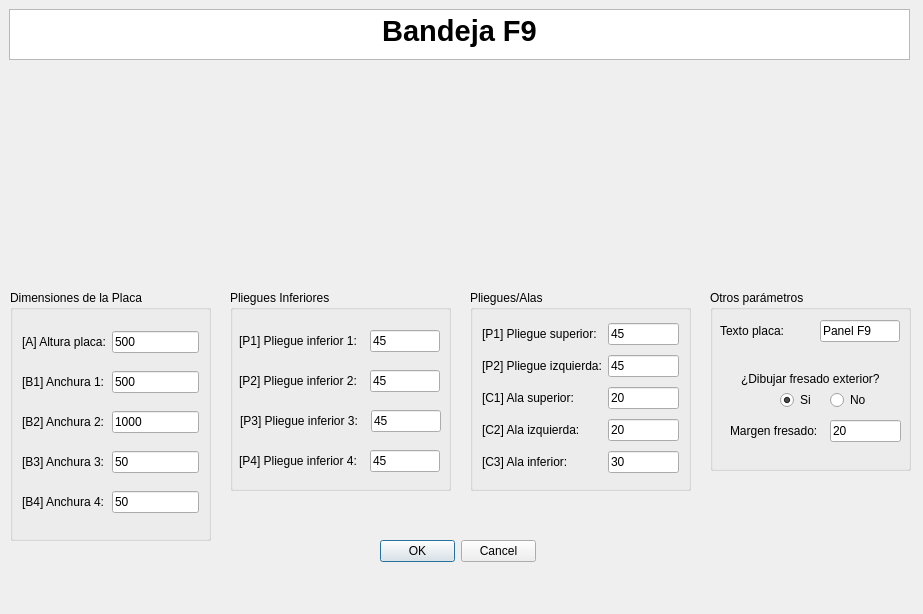
<?xml version="1.0" encoding="UTF-8"?>
<ui version="4.0">
 <class>MyPositionDialog</class>
 <widget class="QDialog" name="MyPositionDialog">
  <property name="geometry">
   <rect>
    <x>0</x>
    <y>0</y>
    <width>923</width>
    <height>614</height>
   </rect>
  </property>
  <property name="windowTitle">
   <string>Enter Position</string>
  </property>
  <property name="whatsThis">
   <string>&lt;html&gt;&lt;head/&gt;&lt;body&gt;&lt;p&gt;Esta ventana de KSDpanel te permite introducir todas las medidas correspondientes del panel seleccionado.&lt;/p&gt;&lt;p&gt;Recuerda que todas las medidas deben de ir en milimetros (mm).&lt;/p&gt;&lt;/body&gt;&lt;/html&gt;</string>
  </property>
  <widget class="QDialogButtonBox" name="buttonBox">
   <property name="geometry">
    <rect>
     <x>380</x>
     <y>540</y>
     <width>156</width>
     <height>23</height>
    </rect>
   </property>
   <property name="orientation">
    <enum>Qt::Horizontal</enum>
   </property>
   <property name="standardButtons">
    <set>QDialogButtonBox::Cancel|QDialogButtonBox::Ok</set>
   </property>
  </widget>
  <widget class="QTextBrowser" name="textBrowser">
   <property name="geometry">
    <rect>
     <x>9</x>
     <y>9</y>
     <width>901</width>
     <height>51</height>
    </rect>
   </property>
   <property name="html">
    <string>&lt;!DOCTYPE HTML PUBLIC &quot;-//W3C//DTD HTML 4.0//EN&quot; &quot;http://www.w3.org/TR/REC-html40/strict.dtd&quot;&gt;
&lt;html&gt;&lt;head&gt;&lt;meta name=&quot;qrichtext&quot; content=&quot;1&quot; /&gt;&lt;style type=&quot;text/css&quot;&gt;
p, li { white-space: pre-wrap; }
&lt;/style&gt;&lt;/head&gt;&lt;body style=&quot; font-family:'MS Shell Dlg 2'; font-size:8.25pt; font-weight:400; font-style:normal;&quot;&gt;
&lt;p align=&quot;center&quot; style=&quot; margin-top:0px; margin-bottom:0px; margin-left:0px; margin-right:0px; -qt-block-indent:0; text-indent:0px;&quot;&gt;&lt;span style=&quot; font-size:22pt; font-weight:600;&quot;&gt;Bandeja F9&lt;/span&gt;&lt;/p&gt;&lt;/body&gt;&lt;/html&gt;</string>
   </property>
  </widget>
  <widget class="QGroupBox" name="groupBox">
   <property name="geometry">
    <rect>
     <x>230</x>
     <y>290</y>
     <width>221</width>
     <height>201</height>
    </rect>
   </property>
   <property name="styleSheet">
    <string notr="true">font: 10pt &quot;MS Shell Dlg 2&quot;;</string>
   </property>
   <property name="title">
    <string>Pliegues Inferiores</string>
   </property>
   <widget class="QLabel" name="label_14">
    <property name="geometry">
     <rect>
      <x>9</x>
      <y>40</y>
      <width>131</width>
      <height>22</height>
     </rect>
    </property>
    <property name="text">
     <string>[P1] Pliegue inferior 1:</string>
    </property>
   </widget>
   <widget class="QLineEdit" name="pliegueInf1UI">
    <property name="geometry">
     <rect>
      <x>140</x>
      <y>40</y>
      <width>70</width>
      <height>22</height>
     </rect>
    </property>
    <property name="text">
     <string>45</string>
    </property>
   </widget>
   <widget class="QLabel" name="label_15">
    <property name="geometry">
     <rect>
      <x>9</x>
      <y>80</y>
      <width>141</width>
      <height>22</height>
     </rect>
    </property>
    <property name="text">
     <string>[P2] Pliegue inferior 2:</string>
    </property>
   </widget>
   <widget class="QLineEdit" name="pliegueInf2UI">
    <property name="geometry">
     <rect>
      <x>140</x>
      <y>80</y>
      <width>70</width>
      <height>22</height>
     </rect>
    </property>
    <property name="text">
     <string>45</string>
    </property>
   </widget>
   <widget class="QLabel" name="label_16">
    <property name="geometry">
     <rect>
      <x>10</x>
      <y>120</y>
      <width>161</width>
      <height>22</height>
     </rect>
    </property>
    <property name="text">
     <string>[P3] Pliegue inferior 3:</string>
    </property>
   </widget>
   <widget class="QLineEdit" name="pliegueInf3UI">
    <property name="geometry">
     <rect>
      <x>141</x>
      <y>120</y>
      <width>70</width>
      <height>22</height>
     </rect>
    </property>
    <property name="text">
     <string>45</string>
    </property>
   </widget>
   <widget class="QLabel" name="label_17">
    <property name="geometry">
     <rect>
      <x>9</x>
      <y>160</y>
      <width>151</width>
      <height>22</height>
     </rect>
    </property>
    <property name="text">
     <string>[P4] Pliegue inferior 4:</string>
    </property>
   </widget>
   <widget class="QLineEdit" name="pliegueInf4UI">
    <property name="geometry">
     <rect>
      <x>140</x>
      <y>160</y>
      <width>70</width>
      <height>22</height>
     </rect>
    </property>
    <property name="text">
     <string>45</string>
    </property>
   </widget>
  </widget>
  <widget class="QGroupBox" name="groupBox_2">
   <property name="geometry">
    <rect>
     <x>470</x>
     <y>290</y>
     <width>221</width>
     <height>201</height>
    </rect>
   </property>
   <property name="styleSheet">
    <string notr="true">font: 10pt &quot;MS Shell Dlg 2&quot;;</string>
   </property>
   <property name="title">
    <string>Pliegues/Alas</string>
   </property>
   <layout class="QGridLayout" name="gridLayout_2">
    <item row="0" column="1">
     <widget class="QLineEdit" name="pliegueSuperiorUI">
      <property name="text">
       <string>45</string>
      </property>
     </widget>
    </item>
    <item row="5" column="1">
     <widget class="QLineEdit" name="alaInferiorUI">
      <property name="text">
       <string>30</string>
      </property>
     </widget>
    </item>
    <item row="3" column="0">
     <widget class="QLabel" name="label_19">
      <property name="text">
       <string>[C2] Ala izquierda:</string>
      </property>
     </widget>
    </item>
    <item row="1" column="0">
     <widget class="QLabel" name="label_18">
      <property name="text">
       <string>[P2] Pliegue izquierda:</string>
      </property>
     </widget>
    </item>
    <item row="1" column="1">
     <widget class="QLineEdit" name="pliegueIzqUI">
      <property name="text">
       <string>45</string>
      </property>
     </widget>
    </item>
    <item row="3" column="1">
     <widget class="QLineEdit" name="alaIzquierdaUI">
      <property name="text">
       <string>20</string>
      </property>
     </widget>
    </item>
    <item row="2" column="1">
     <widget class="QLineEdit" name="alaSuperiorUI">
      <property name="text">
       <string>20</string>
      </property>
     </widget>
    </item>
    <item row="2" column="0">
     <widget class="QLabel" name="label_11">
      <property name="text">
       <string>[C1] Ala superior:</string>
      </property>
     </widget>
    </item>
    <item row="0" column="0">
     <widget class="QLabel" name="label_13">
      <property name="text">
       <string>[P1] Pliegue superior:</string>
      </property>
     </widget>
    </item>
    <item row="5" column="0">
     <widget class="QLabel" name="label_12">
      <property name="text">
       <string>[C3] Ala inferior:</string>
      </property>
     </widget>
    </item>
   </layout>
  </widget>
  <widget class="QLabel" name="imagenPanelUI">
   <property name="geometry">
    <rect>
     <x>250</x>
     <y>70</y>
     <width>431</width>
     <height>211</height>
    </rect>
   </property>
   <property name="text">
    <string/>
   </property>
   <property name="pixmap">
    <pixmap>../imagenes/REF_013cotas.jpg</pixmap>
   </property>
   <property name="scaledContents">
    <bool>true</bool>
   </property>
   <property name="wordWrap">
    <bool>false</bool>
   </property>
   <property name="margin">
    <number>0</number>
   </property>
   <property name="openExternalLinks">
    <bool>false</bool>
   </property>
  </widget>
  <widget class="QGroupBox" name="groupBox_3">
   <property name="geometry">
    <rect>
     <x>10</x>
     <y>290</y>
     <width>201</width>
     <height>251</height>
    </rect>
   </property>
   <property name="styleSheet">
    <string notr="true">font: 10pt &quot;MS Shell Dlg 2&quot;;</string>
   </property>
   <property name="title">
    <string>Dimensiones de la Placa</string>
   </property>
   <layout class="QGridLayout" name="gridLayout">
    <item row="2" column="1">
     <widget class="QLabel" name="label_22">
      <property name="text">
       <string>[B2] Anchura 2:</string>
      </property>
     </widget>
    </item>
    <item row="2" column="2">
     <widget class="QLineEdit" name="anchura2UI">
      <property name="text">
       <string>1000</string>
      </property>
     </widget>
    </item>
    <item row="0" column="2">
     <widget class="QLineEdit" name="alturaPlacaUI">
      <property name="text">
       <string>500</string>
      </property>
     </widget>
    </item>
    <item row="3" column="2">
     <widget class="QLineEdit" name="anchura3UI">
      <property name="text">
       <string>50</string>
      </property>
     </widget>
    </item>
    <item row="1" column="2">
     <widget class="QLineEdit" name="anchura1UI">
      <property name="text">
       <string>500</string>
      </property>
     </widget>
    </item>
    <item row="4" column="2">
     <widget class="QLineEdit" name="anchura4UI">
      <property name="text">
       <string>50</string>
      </property>
     </widget>
    </item>
    <item row="4" column="1">
     <widget class="QLabel" name="label_27">
      <property name="text">
       <string>[B4] Anchura 4:</string>
      </property>
     </widget>
    </item>
    <item row="0" column="1">
     <widget class="QLabel" name="label_8">
      <property name="text">
       <string>[A] Altura placa:</string>
      </property>
     </widget>
    </item>
    <item row="1" column="1">
     <widget class="QLabel" name="label_4">
      <property name="text">
       <string>[B1] Anchura 1:</string>
      </property>
     </widget>
    </item>
    <item row="3" column="1">
     <widget class="QLabel" name="label_26">
      <property name="text">
       <string>[B3] Anchura 3:</string>
      </property>
     </widget>
    </item>
   </layout>
  </widget>
  <widget class="QGroupBox" name="groupBox_4">
   <property name="geometry">
    <rect>
     <x>710</x>
     <y>290</y>
     <width>201</width>
     <height>181</height>
    </rect>
   </property>
   <property name="styleSheet">
    <string notr="true">font: 10pt &quot;MS Shell Dlg 2&quot;;</string>
   </property>
   <property name="title">
    <string>Otros parámetros</string>
   </property>
   <widget class="QLabel" name="label">
    <property name="geometry">
     <rect>
      <x>10</x>
      <y>30</y>
      <width>95</width>
      <height>22</height>
     </rect>
    </property>
    <property name="text">
     <string>Texto placa:</string>
    </property>
   </widget>
   <widget class="QLineEdit" name="textoDescriptivoA0UI">
    <property name="geometry">
     <rect>
      <x>110</x>
      <y>30</y>
      <width>80</width>
      <height>22</height>
     </rect>
    </property>
    <property name="text">
     <string>Panel F9</string>
    </property>
   </widget>
   <widget class="QRadioButton" name="noCrearFresadoUI">
    <property name="geometry">
     <rect>
      <x>120</x>
      <y>100</y>
      <width>38</width>
      <height>20</height>
     </rect>
    </property>
    <property name="text">
     <string>No</string>
    </property>
   </widget>
   <widget class="QLineEdit" name="margenFresadoUI">
    <property name="geometry">
     <rect>
      <x>120</x>
      <y>130</y>
      <width>71</width>
      <height>22</height>
     </rect>
    </property>
    <property name="text">
     <string>20</string>
    </property>
   </widget>
   <widget class="QRadioButton" name="crearFresadoUI">
    <property name="geometry">
     <rect>
      <x>70</x>
      <y>100</y>
      <width>34</width>
      <height>20</height>
     </rect>
    </property>
    <property name="text">
     <string>Si</string>
    </property>
    <property name="checked">
     <bool>true</bool>
    </property>
   </widget>
   <widget class="QLabel" name="label_2">
    <property name="geometry">
     <rect>
      <x>31</x>
      <y>81</y>
      <width>148</width>
      <height>16</height>
     </rect>
    </property>
    <property name="mouseTracking">
     <bool>false</bool>
    </property>
    <property name="text">
     <string>¿Dibujar fresado exterior?</string>
    </property>
    <property name="buddy">
     <cstring>label_2</cstring>
    </property>
   </widget>
   <widget class="QLabel" name="label_3">
    <property name="geometry">
     <rect>
      <x>20</x>
      <y>130</y>
      <width>107</width>
      <height>22</height>
     </rect>
    </property>
    <property name="text">
     <string>Margen fresado:</string>
    </property>
   </widget>
  </widget>
  <zorder>groupBox_2</zorder>
  <zorder>groupBox</zorder>
  <zorder>buttonBox</zorder>
  <zorder>textBrowser</zorder>
  <zorder>imagenPanelUI</zorder>
  <zorder>groupBox_3</zorder>
  <zorder>groupBox_4</zorder>
 </widget>
 <resources/>
 <connections>
  <connection>
   <sender>buttonBox</sender>
   <signal>accepted()</signal>
   <receiver>MyPositionDialog</receiver>
   <slot>accept()</slot>
   <hints>
    <hint type="sourcelabel">
     <x>248</x>
     <y>254</y>
    </hint>
    <hint type="destinationlabel">
     <x>157</x>
     <y>274</y>
    </hint>
   </hints>
  </connection>
  <connection>
   <sender>buttonBox</sender>
   <signal>rejected()</signal>
   <receiver>MyPositionDialog</receiver>
   <slot>reject()</slot>
   <hints>
    <hint type="sourcelabel">
     <x>316</x>
     <y>260</y>
    </hint>
    <hint type="destinationlabel">
     <x>286</x>
     <y>274</y>
    </hint>
   </hints>
  </connection>
 </connections>
</ui>
